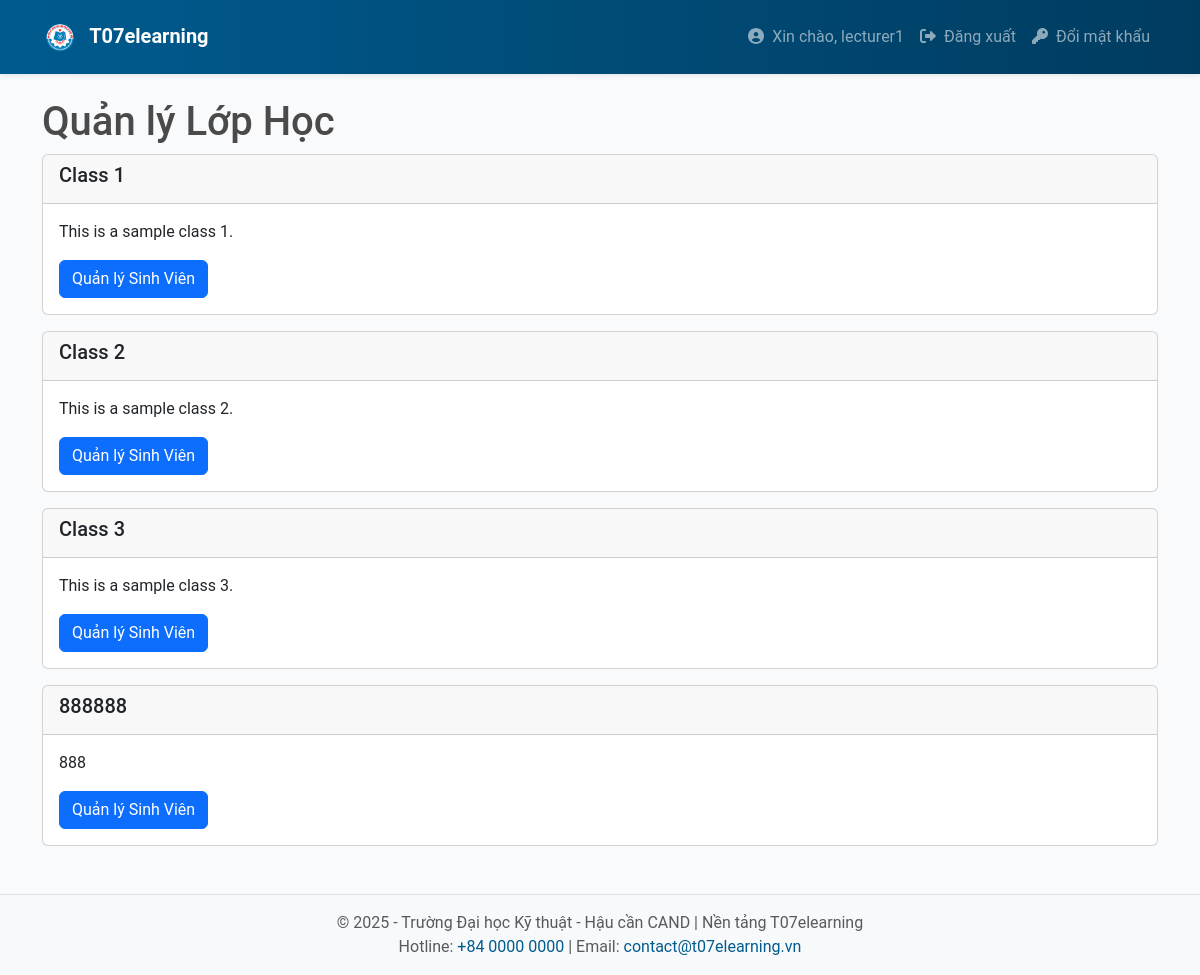
Before: /lecturer/dashboard (signed in) with the older database file.
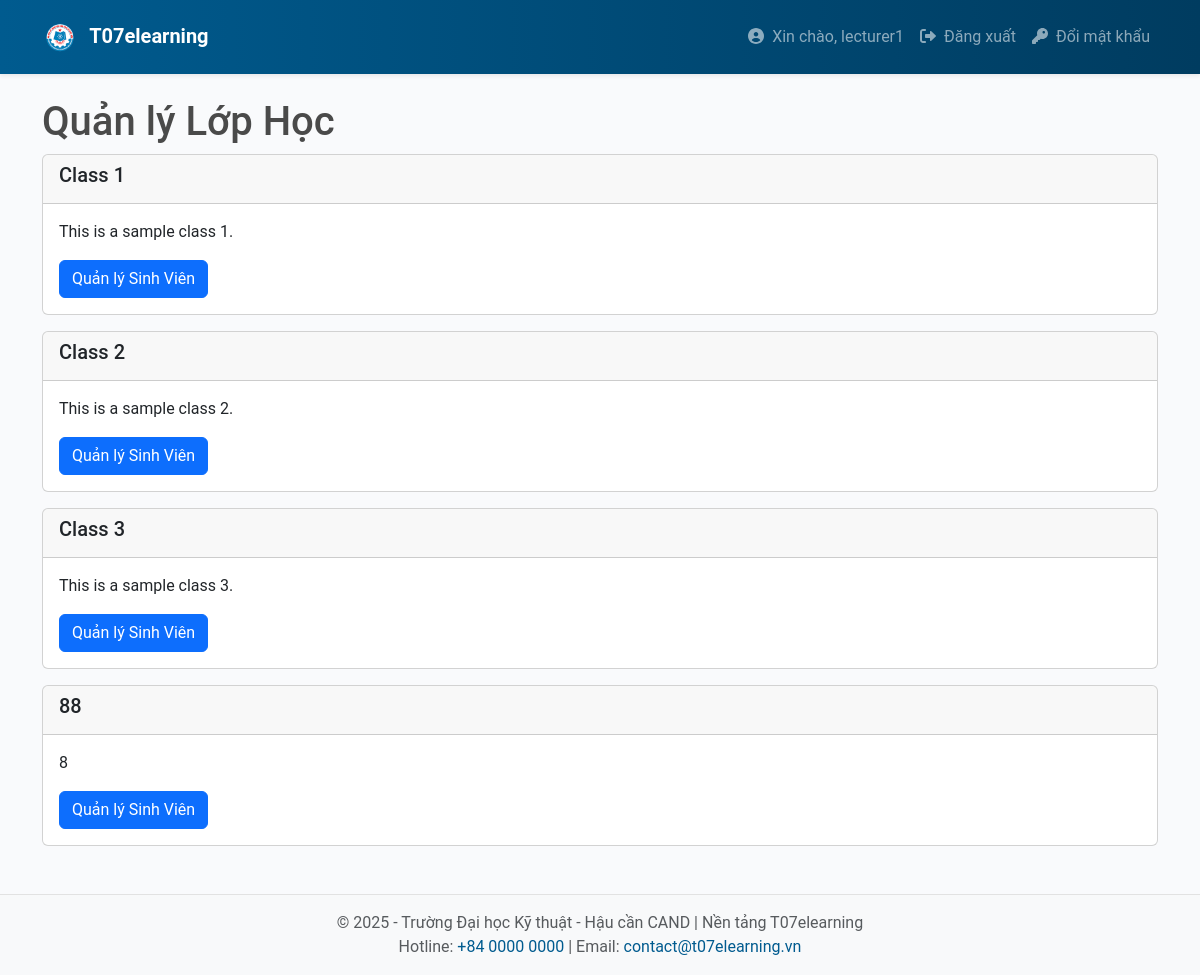
After: the same page with the newer database file.
### app/models.py (models this page shows, shortened)
class User(UserMixin, db.Model):
    __tablename__ = 'users'
    id = db.Column(db.Integer, primary_key=True)
    username = db.Column(db.String(64), unique=True, nullable=False)
    email = db.Column(db.String(120), unique=True, nullable=False)
    password_hash = db.Column(db.String(128), nullable=False)
    registered_on = db.Column(db.DateTime, default=datetime.utcnow)
    last_seen = db.Column(db.DateTime, default=datetime.utcnow, onupdate=datetime.utcnow)
    roles = db.relationship('Role', secondary='user_roles', back_populates='users')
    courses = db.relationship('Course', backref='lecturer', lazy='dynamic')
    enrollments = db.relationship('Enrollment', backref='student', lazy='dynamic')
    submissions = db.relationship('Submission', backref='student', lazy='dynamic')
    notifications = db.relationship('Notification', backref='user', lazy='dynamic')
    def is_lecturer(self):
        return any(role.name == 'lecturer' for role in self.roles)

class Class(db.Model):
    __tablename__ = 'classes'
    id = db.Column(db.Integer, primary_key=True)
    name = db.Column(db.String(128), nullable=False)
    description = db.Column(db.Text, nullable=True)
    created_on = db.Column(db.DateTime, default=datetime.utcnow)
    enrollments = db.relationship('Enrollment', back_populates='class_')
    assignments = db.relationship('Assignment', backref='class', lazy='dynamic')

### app/lecturer/routes.py (the view)
@bp.route('/dashboard', methods=['GET', 'POST'])
@login_required
def dashboard():
    if not current_user.is_lecturer():
        flash('Bạn không có quyền truy cập trang này.')
        return redirect(url_for('main.index'))
    classes = Class.query.all()
    return render_template('lecturer/dashboard.html', classes=classes)

### app/templates/lecturer/dashboard.html
{% extends "base.html" %}
{% block content %}
<h1>Quản lý Lớp Học</h1>
{% for class_ in classes %}
<div class="card mb-3">
    <div class="card-header">
        <h5>{{ class_.name }}</h5>
    </div>
    <div class="card-body">
        <p>{{ class_.description }}</p>
        <a href="{{ url_for('lecturer.manage_class', class_id=class_.id) }}" class="btn btn-primary">Quản lý Sinh Viên</a>
    </div>
</div>
{% endfor %}
{% endblock %}

### app/templates/base.html (shortened to what this page needs)
<!DOCTYPE html>
<html lang="vi">
  <head>
    <link
      rel="stylesheet"
      href="https://cdn.jsdelivr.net/npm/bootstrap@5.3.0/dist/css/bootstrap.min.css"
    />
    <link
      rel="stylesheet"
      href="{{ url_for('static', filename='css/main.css') }}"
    />
  </head>
  <body>
    <nav class="navbar navbar-expand-lg navbar-dark bg-t07 py-3 shadow-sm">
      <div class="container">
        <a class="navbar-brand fw-bold" href="{{ url_for('main.index') }}">
          <img
            src="{{ url_for('static', filename='images/logo.png') }}"
            alt="T07 Logo"
            height="30"
            class="me-2"
          />
          T07elearning
        </a>
        <div class="collapse navbar-collapse" id="mainNav">
          <ul class="navbar-nav ms-auto">
            {% if current_user.is_authenticated %}
            <li class="nav-item">
              <a class="nav-link" href="#">
                <i class="fas fa-user-circle me-1"></i> Xin chào, {{
                current_user.username }}
              </a>
            </li>
            <li class="nav-item">
              <a class="nav-link" href="{{ url_for('auth.logout') }}">
                <i class="fas fa-sign-out-alt me-1"></i> Đăng xuất
              </a>
            </li>
            <li class="nav-item">
              <a class="nav-link" href="{{ url_for('auth.change_password') }}">
                <i class="fas fa-key me-1"></i> Đổi mật khẩu
              </a>
            </li>
              {% endif %}
          </ul>
        </div>
      </div>
    </nav>
    <div class="container my-4">{% block content %} {% endblock %}</div>
    <footer class="bg-light py-3 footer-t07 mt-5">
      <div class="container text-center text-muted">
        <p class="mb-0">
          &copy; 2025 - Trường Đại học Kỹ thuật - Hậu cần CAND | Nền tảng
          T07elearning
        </p>
        <p class="mb-0">
          Hotline: <a href="tel:+8400000000">+84 0000 0000</a> | Email:
          <a href="mailto:contact@t07elearning.vn">contact@t07elearning.vn</a>
        </p>
      </div>
    </footer>
  </body>
</html>

### app/static/css/main.css (style rules this page uses)
* { box-sizing: border-box; }
body { font-family: "Roboto", sans-serif; background-color: #f9fafc; color: #4a4a4a; }
.bg-t07 { background: linear-gradient(90deg, #005b8f 0%, #003c60 100%); }
.footer-t07 { border-top: 1px solid #e2e2e2; }
.footer-t07 a { color: #005b8f; text-decoration: none; }

Changed rows visible on the page:
changed Class (number 4 of 4 on the later page): name "888888" → "88"; description "888" → "8"
